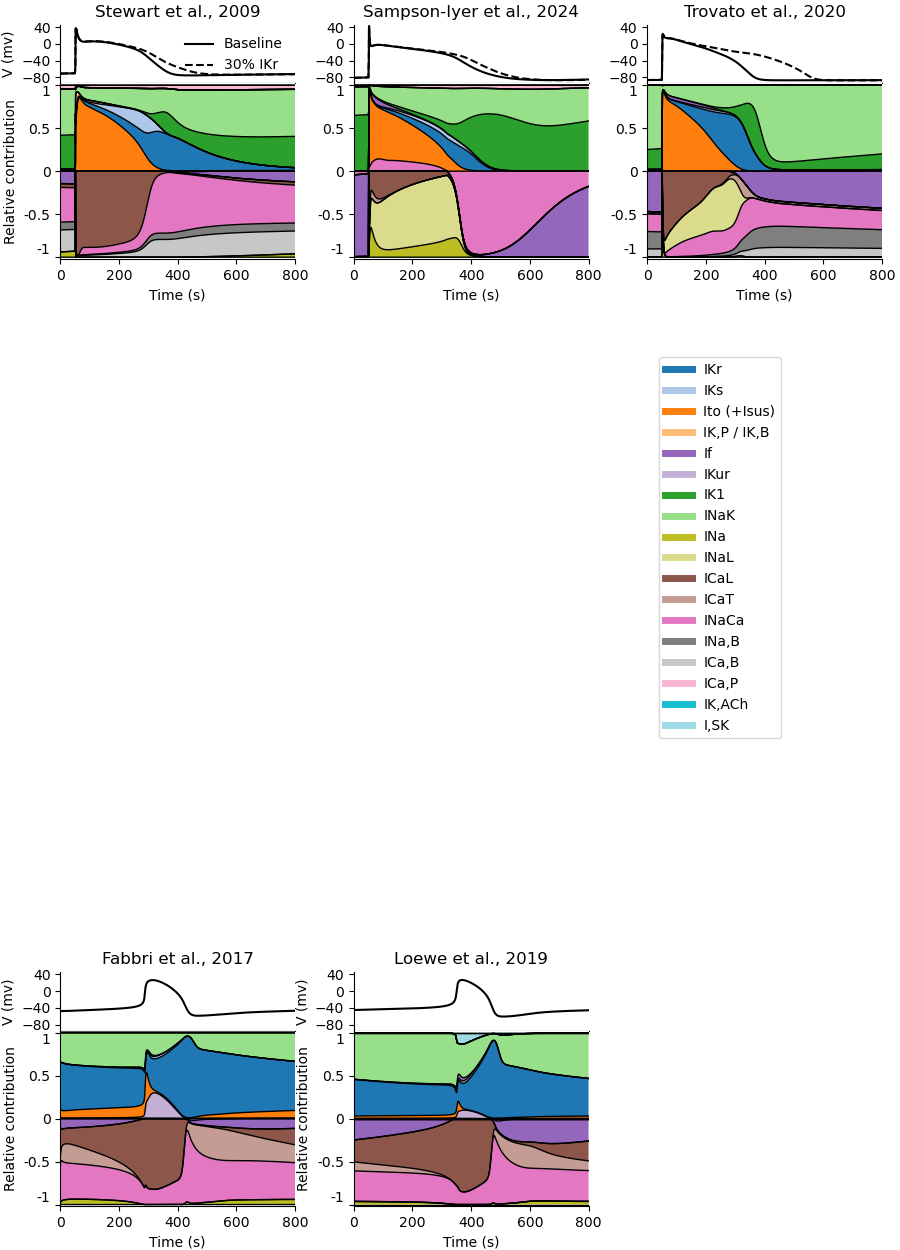

Generate this figure with Python:
#!/usr/bin/env python3
#
# Relative contributions of the major ionic currents in human atrial models.
#
import os

import matplotlib
import matplotlib.pyplot as plt
import myokit
import myokit.lib.plots as mp
import numpy as np

import shared


# Update matplotlib styles
matplotlib.rcParams['axes.spines.right'] = False
matplotlib.rcParams['axes.spines.top'] = False
matplotlib.rcParams['mathtext.default'] = 'regular'

# Current colors
cmap = matplotlib.colormaps['tab20']
current_colours = dict(shared.current_colours)
del(current_colours['I_ClCa'])
del(current_colours['I_Cl,B'])
del(current_colours['I_K,ATP'])
current_names = dict(shared.current_names)
current_names['I_to'] = 'Ito (+Isus)'

# Human atrial models
model_names = {
    'sampson': 'sampson-2010.mmt',
    'stewart': 'stewart-2009.mmt',
    'trovato': 'trovato-2020.mmt',
    'fabbri': 'fabbri-2017.mmt',
    'loewe': 'loewe-2019.mmt',
}


def current_variables(model, colours=False):
    """ Returns an ordered list of transmembrane current variable names. """
    name = model.name().lower()
    if 'sampson' in name:
        currents = {
            'I_NaCa': 'inaca.INaCa',
            'I_to': 'ito.Ito_total',
            'I_Kr': 'ikr.IKr',
            'I_Ks': 'iks.IKs',
            'I_f': 'ihcn.IHCN',
            'I_K1': 'ik1.IK1',
            'I_NaK': 'inak.INaK',
            'I_CaL': 'ical.ICaL_total',
            'I_CaT': 'icat.I',
            'I_Ca,P': 'ipca.IpCa',
            'I_NaL': 'nav11.INa1',
            'I_Na': 'nav15.INa',
        }
    elif 'stewart' in name:
        currents = {
            'I_to': 'ito.i_to_total',
            'I_Kr': 'ikr.i_Kr',
            'I_Ks': 'iks.i_Ks',
            'I_Kp': 'ipk.i_p_K',
            'I_f': 'if.i_f_total',
            'I_K1': 'ik1.i_K1',
            'I_NaK': 'inak.i_NaK',
            'I_CaL': 'ical.i_CaL',
            'I_NaCa': 'inaca.i_NaCa',
            'I_Na,B': 'ibna.i_b_Na',
            'I_Ca,B': 'ibca.i_b_Ca',
            'I_Ca,P': 'ipca.i_p_Ca',
            'I_Na': 'ina.i_Na',
        }
    elif 'trovato' in name:
        currents = {
            'I_to': 'ito.Ito_total',
            'I_Kr': 'ikr.IKr',
            'I_Ks': 'iks.IKs',
            'I_f': 'if.If',
            'I_K1': 'ik1.IK1',
            'I_NaK': 'inak.INaK',
            'I_CaL': 'ical.ICaL_tot',
            'I_CaT': 'icat.ICaT',
            'I_NaL': 'inal.INaL',
            'I_NaCa': 'inacass.INaCa_tot',
            'I_Na,B': 'inab.INab',
            'I_Ca,B': 'icab.ICab',
            'I_Ca,P': 'ipca.IpCa',
            'I_Na': 'ina.INa',
        }
    elif 'fabbri' in name:
        currents = {
            'I_Kur': 'ikur.IKur',
            'I_to': 'ito.Ito',
            'I_Kr': 'ikr.IKr',
            'I_Ks': 'iks.IKs',
            'I_f': 'if.If',
            'I_NaK': 'inak.INaK',
            'I_CaL': 'ical.ICaL',
            'I_CaT': 'icat.ICaT',
            'I_NaCa': 'inaca.INaCa',
            'I_K,ACh': 'ikach.IKACh',
            'I_Na': 'ina.INa',
        }
    elif 'loewe' in name:
        currents = {
            'I_Kur': 'ikur.IKur',
            'I_to': 'ito.Ito',
            'I_Kr': 'ikr.IKr',
            'I_Ks': 'iks.IKs',
            'I_f': 'if.If',
            'I_NaK': 'inak.INaK',
            'I_CaL': 'ical.ICaL',
            'I_CaT': 'icat.ICaT',
            'I_NaCa': 'inaca.INaCa',
            'I_K,ACh': 'ikach.IKACh',
            'I_SK': 'isk.ISK',
            'I_Na': 'ina.INa',
        }
    else:
        currents = shared.guess_currents(model)
        print('\n'.join(currents))
        print(len(currents))
        raise NotImplementedError('Unknown model: ' + model.name())

    if colours:
        colours = [cmap(current_colours[x]) for x in currents.keys()]
        currents = list(currents.values())
        return currents, colours
    return list(currents.values())


# Create protocol
cl = 1000
protocol = myokit.pacing.blocktrain(cl, duration=0.5, offset=50)

# Load and prepare models
models = {}
for name, fname in model_names.items():
    print(f'Preparing {name}...')
    model = myokit.load_model(os.path.join('models', 'c', fname))
    if 'stewart' in name:
        c = model.get('ito')
        v = c.add_variable('i_to_total')
        v.set_unit(c.get('i_to').unit())
        v.set_rhs('ito.i_to + isus.i_sus')
        c = model.get('if')
        v = c.add_variable('i_f_total')
        v.set_unit(c.get('i_f_Na').unit())
        v.set_rhs('i_f_Na + i_f_K')

    elif 'sampson' in name:
        c = model.get('ito')
        v = c.add_variable('Ito_total')
        v.set_unit(c.get('Ito1').unit())
        v.set_rhs('ito.Ito1 + isus.Isus')
        c = model.get('ical')
        v = c.add_variable('ICaL_total')
        v.set_unit(c.get('ICa').unit())
        v.set_rhs('ICa + ICaK')

    elif 'trovato' in name:
        c = model.get('ito')
        v = c.add_variable('Ito_total')
        v.set_unit(c.get('Ito').unit())
        v.set_rhs('ito.Ito + isus.Isus')

    pre_pace = True
    if 'stewart' in name or 'fabbri' in name or 'loewe' in name:
        # 2024-09-03 Stewart model destabilises when pre-paced
        # 2024-09-04 Fabbri and Loewe don't take on CL used by method!
        pre_pace = False

    shared.prepare_model(model, protocol, current_variables(model), pre_pace)
    models[name] = model
    model.labelx('g_Kr')

print('Finished preparation.\nPreparing plots')


# Maximum time to show in plots
tmax = 800


def text(ax, x, y, t, c='w'):
    ax.text(x, y, t, color=c, transform=ax.transAxes, fontweight='bold',
            horizontalalignment='right', verticalalignment='center')


def plot(grid, code, ylabel='Relative contribution', legend=False, v2=True):

    model = models[code]
    print(f'+ {model.meta["display_name"]}')
    currents, colours = current_variables(model, True)
    s = myokit.Simulation(model, protocol)
    s.set_tolerance(1e-8, 1e-8)
    d = s.run(tmax)
    s.reset()
    if v2:
        g = model.labelx('g_Kr')
        s.set_constant(g.qname(), 0.3 * g.eval())
        e = s.run(tmax)

    # V
    v = model.labelx('membrane_potential')
    gr = grid.subgridspec(4, 1, hspace=0)
    ax = fig.add_subplot(gr[0, 0])
    ax.set_title(model.meta['display_name'])
    ax.set_xticks([])
    ax.set_xlim(0, tmax)
    ax.set_ylim(-95, 45)
    ax.set_yticks([-80, -40, 0, 40])
    ax.plot(d.time(), d[v], 'k', label='Baseline')
    if v2:
        ax.plot(e.time(), e[v], 'k--', label='30% IKr')
    if ylabel:
        ax.set_ylabel('V (mv)')
    if legend and v2:
        ax.legend(loc='upper right', frameon=False)

    # Total current
    #k = model.labelx('cellular_current').qname()
    #ax2 = ax.twinx()
    #ax2.set_ylim(-0.1, 0.85)
    #ax2.plot(d.time(), d[k], 'r')

    # Contributions
    ax = fig.add_subplot(gr[1:, 0])
    ax.set_xlabel('Time (s)')
    if ylabel:
        ax.set_ylabel('Relative contribution')
    ax.set_xlim(0, tmax)
    ax.set_ylim(-1.02, 1.02)
    ax.set_yticks([-1, -0.5, 0, 0.5, 1])
    ax.set_yticklabels(['-1', '-0.5', '0', '0.5', '1'])
    ax.yaxis.get_majorticklabels()[-1].set_verticalalignment('top')
    ax.yaxis.get_majorticklabels()[0].set_verticalalignment('bottom')

    mp.cumulative_current(d, currents, ax, colors=colours, normalize=True)


# Create figure
fig = plt.figure(figsize=(9, 12.5))
fig.subplots_adjust(0.067, 0.035, 0.98, 0.98, hspace=0.35, wspace=0.25)
grid = fig.add_gridspec(4, 3)

plot(grid[0, 0], 'stewart', legend=True)
plot(grid[0, 1], 'sampson', ylabel=None)
plot(grid[0, 2], 'trovato', ylabel=None)
plot(grid[3, 0], 'fabbri', v2=False)
plot(grid[3, 1], 'loewe', v2=False)

# Legend
ax = fig.add_subplot(grid[1, 2])
ax.xaxis.set_visible(False)
ax.yaxis.set_visible(False)
ax.set_frame_on(False)
lines = []
for current, i in current_colours.items():
    lines.append(matplotlib.lines.Line2D([0], [0], color=cmap(i), lw=5))
labels = [current_names[x] for x in current_colours]
#ax.legend(lines, labels, loc=(0.05, 0.05), ncol=2)
ax.legend(lines, labels, loc=(0.05, -0.7), ncol=1)

# Show / store
plt.savefig('purkinje-and-san.png')
plt.savefig('purkinje-and-san.pdf')
print('Done')
